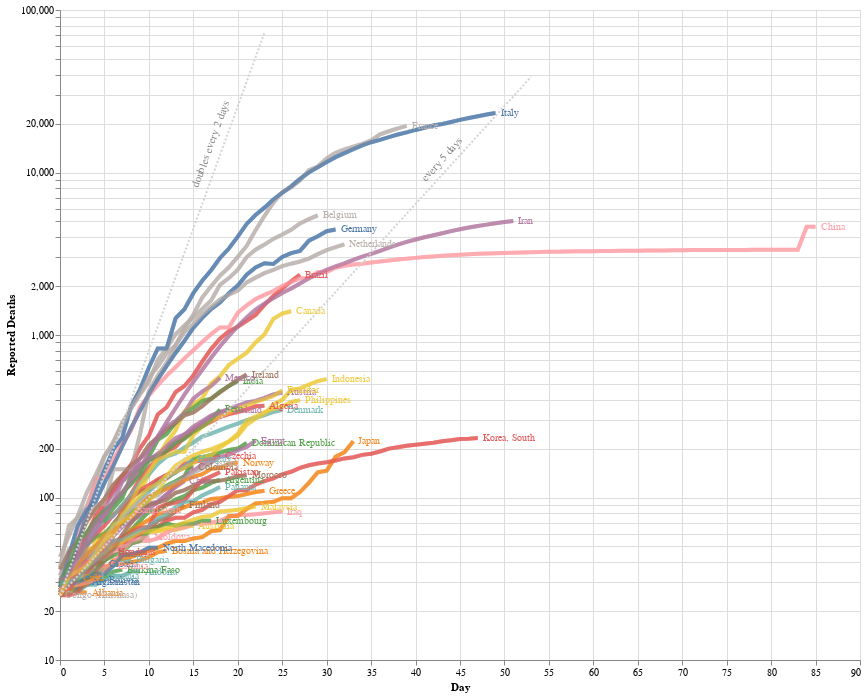

Notebook code cell kept with this figure:
### Markdown cell above
It's not super easy to line up the legend with the curves on the chart so let's put the labels on the chart itself. Thanks to [Jake Vanderplas](http://vanderplas.com/) for this suggestion, and for the code.

### Code cell
# drop NaNs
deaths_long = deaths_long.dropna()

# Selection tool
selection = alt.selection_single(fields=['Country/Region'])
# Color change when clicked
color = alt.condition(selection,
                    alt.Color('Country/Region:N'),
                    alt.value('lightgray'))


# Base altair plot 
base = alt.Chart(deaths_long).mark_line(strokeWidth=4, opacity=0.7).encode(
    x=alt.X('Day'),
    y=alt.Y('Deaths', scale=alt.Scale(type='log')),
    color=alt.Color('Country/Region', legend=None),
).properties(
    width=800,
    height=650
)

# Chart
chart = base.encode(
  color=alt.condition(selection, 'Country/Region:N', alt.value('lightgray'))
).add_selection(
  selection
)

# Overlay
overlay = base.encode(
  color='Country/Region',
  opacity=alt.value(0.5),
  tooltip=['Country/Region:N', 'Name:N']
).transform_filter(
  selection
)

# Text labels
text = base.mark_text(
    align='left',
    dx=5,
    size=10
).encode(
    x=alt.X('Day', aggregate='max',  axis=alt.Axis(title='Day')),
    y=alt.Y('Deaths', aggregate={'argmax': 'Day'}, axis=alt.Axis(title='Reported Deaths')),
    text='Country/Region',  
).transform_filter(
    selection
)

# Add doubling lines

# Deaths dubles every 2 days
j = 0
for i in range(0,deaths_long.Day.max()):
  if 25*pow(2,(i/2)) < deaths_long.Deaths.max():
    j = i+5

source2 = alt.sequence(start=0, stop=j, step=1, as_='x')

double2 = alt.Chart(source2).mark_line(strokeDash=[2,2]).transform_calculate(
    double2='25*pow(2,(datum.x/2))'
).transform_fold(
    ['double2']
).encode(
    x='x:Q',
    y=alt.Y('value:Q', scale=alt.Scale(type='log')),
    color=alt.value('lightgray')
)

text2 = alt.Chart({'values':[{'x': 17, 'y': 15000}]}).mark_text(
    text='doubles every 2 days', angle=290,
    color = 'gray'
).encode(
    x='x:Q', y='y:Q'
)

# Deaths dubles every 5 days
j = 0
for i in range(0,deaths_long.Day.max()):
  if 25*pow(2,(i/5)) < deaths_long.Deaths.max():
    j = i+5

source5 = alt.sequence(start=0, stop=j, step=1, as_='x')

double5 = alt.Chart(source5).mark_line(strokeDash=[2,2]).transform_calculate(
    double5='25*pow(2,(datum.x/5))'
).transform_fold(
    ['double5']
).encode(
    x='x:Q',
    y='value:Q',
    color=alt.value('lightgray')
)

text5 = alt.Chart({'values':[{'x': 43, 'y': 12000}]}).mark_text(
    text='every 5 days', angle=312,
    color = 'gray'
).encode(
    x='x:Q', y='y:Q'
)


# Sum em up!
chart + overlay + text + double2 + double5 + text2 + text5

### Figure 1 — Vega-Lite specification as saved in the notebook (floating-point values rounded to 4 significant figures; data arrays with more than 128 entries replaced by an {"elided": "..."} marker saying what was removed)
{"config": {"view": {"continuousWidth": 400, "continuousHeight": 300}}, "layer": [{"mark": {"type": "line", "opacity": 0.7, "strokeWidth": 4}, "encoding": {"color": {"condition": {"type": "nominal", "field": "Country/Region", "selection": "selector021"}, "value": "lightgray"}, "x": {"type": "quantitative", "field": "Day"}, "y": {"type": "quantitative", "field": "Deaths", "scale": {"type": "log"}}}, "height": 650, "selection": {"selector021": {"type": "single", "fields": ["Country/Region"]}}, "width": 800}, {"mark": {"type": "line", "opacity": 0.7, "strokeWidth": 4}, "encoding": {"color": {"type": "nominal", "field": "Country/Region"}, "opacity": {"value": 0.5}, "tooltip": [{"type": "nominal", "field": "Country/Region"}, {"type": "nominal", "field": "Name"}], "x": {"type": "quantitative", "field": "Day"}, "y": {"type": "quantitative", "field": "Deaths", "scale": {"type": "log"}}}, "height": 650, "transform": [{"filter": {"selection": "selector021"}}], "width": 800}, {"mark": {"type": "text", "align": "left", "dx": 5, "size": 10}, "encoding": {"color": {"type": "nominal", "field": "Country/Region", "legend": null}, "text": {"type": "nominal", "field": "Country/Region"}, "x": {"type": "quantitative", "aggregate": "max", "axis": {"title": "Day"}, "field": "Day"}, "y": {"type": "quantitative", "aggregate": {"argmax": "Day"}, "axis": {"title": "Reported Deaths"}, "field": "Deaths"}}, "height": 650, "transform": [{"filter": {"selection": "selector021"}}], "width": 800}, {"data": {"sequence": {"start": 0, "stop": 24, "step": 1, "as": "x"}}, "mark": {"type": "line", "strokeDash": [2, 2]}, "encoding": {"color": {"value": "lightgray"}, "x": {"type": "quantitative", "field": "x"}, "y": {"type": "quantitative", "field": "value", "scale": {"type": "log"}}}, "transform": [{"calculate": "25*pow(2,(datum.x/2))", "as": "double2"}, {"fold": ["double2"]}]}, {"data": {"sequence": {"start": 0, "stop": 54, "step": 1, "as": "x"}}, "mark": {"type": "line", "strokeDash": [2, 2]}, "encoding": {"color": {"value": "lightgray"}, "x": {"type": "quantitative", "field": "x"}, "y": {"type": "quantitative", "field": "value"}}, "transform": [{"calculate": "25*pow(2,(datum.x/5))", "as": "double5"}, {"fold": ["double5"]}]}, {"data": {"name": "data-9faff61df463fbb0a80ff81a88745b45"}, "mark": {"type": "text", "angle": 290, "color": "gray", "text": "doubles every 2 days"}, "encoding": {"x": {"type": "quantitative", "field": "x"}, "y": {"type": "quantitative", "field": "y"}}}, {"data": {"name": "data-61ed4bdfbd038e898f391eaaf10b86f1"}, "mark": {"type": "text", "angle": 312, "color": "gray", "text": "every 5 days"}, "encoding": {"x": {"type": "quantitative", "field": "x"}, "y": {"type": "quantitative", "field": "y"}}}], "data": {"name": "data-bcd4a09646f03c585e69adfda8b201f2"}, "$schema": "https://vega.github.io/schema/vega-lite/v4.8.1.json", "datasets": {"data-bcd4a09646f03c585e69adfda8b201f2": {"elided": "1195 records"}, "data-9faff61df463fbb0a80ff81a88745b45": [{"x": 17, "y": 15000}], "data-61ed4bdfbd038e898f391eaaf10b86f1": [{"x": 43, "y": 12000}]}}
